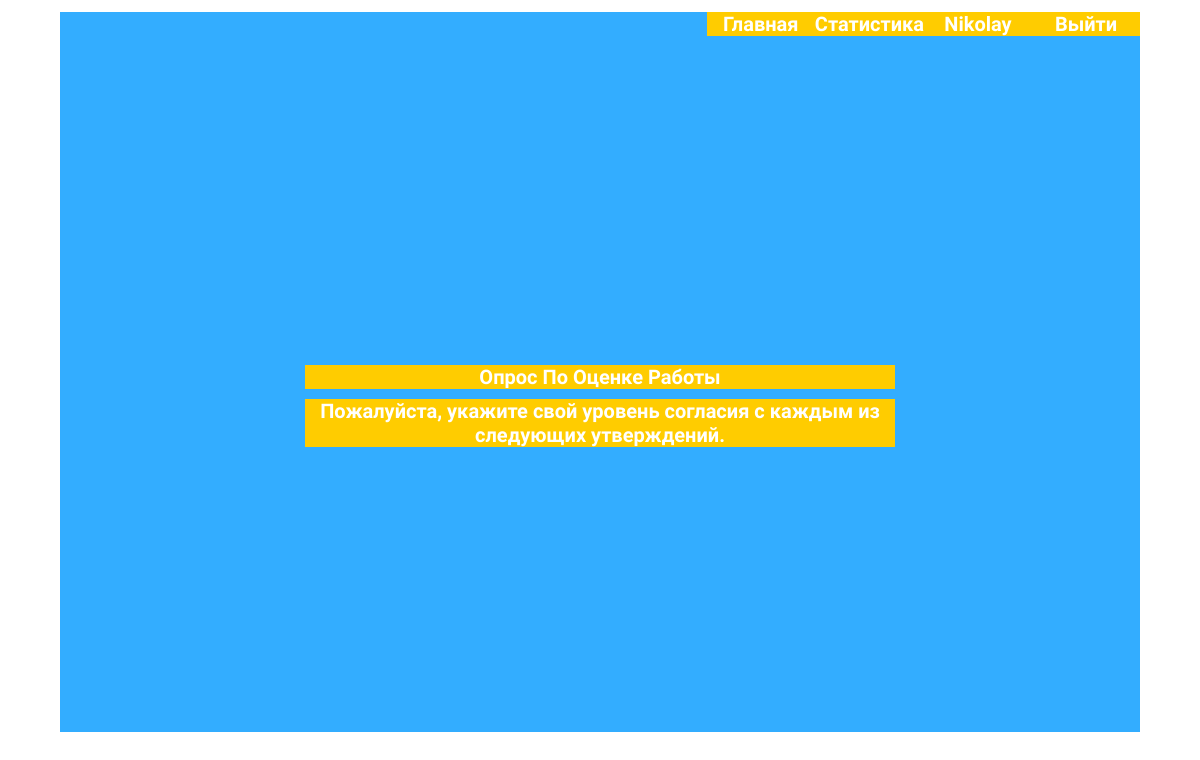
The page / (signed in) on the database its author committed.
### tests_app/models.py (models this page shows)
class TestsNames(models.Model):
    test_name = models.CharField('Наименование теста', max_length=1000)
    def __str__(self):
        return self.test_name
    class Meta:
        verbose_name = 'Опрос'
        verbose_name_plural = 'Опросы'
        db_table = 'TestsNames'

### tests_app/views.py (the view)
# urls.py: path('', views.index, name='home'),
def index(request):
    tests = TestsNames.objects.all()
    return render(request, 'tests_app/index.html', {'tests_names': tests})

### tests_app/templates/tests_app/index.html
{% extends 'tests_app/base.html' %}
{% block content %}
<ul class="tests_list">
    {% for test in tests_names %}
    <li class="test"><a href="{% url 'test_detail' test.id %}">{{ test }}</a></li>
    {% endfor %}
</ul>
{% endblock %}

### tests_app/templates/tests_app/base.html (shortened to what this page needs)
<!DOCTYPE html>
{% load static %}
<html>
<head>
    <link rel="stylesheet" href="{% static 'tests_app/style.css' %}">
</head>
<body>
<div class="container">
    <div class="header">
        <ul id="header-menu">
            <li class="header-menu-point"><a href="{% url 'home' %}">Главная</a></li>
            <li class="header-menu-point"><a href="{% url 'status' %}">Статистика</a></li>
            {% if request.user.is_authenticated %}
            <li class="header-menu-point"><a href="{% url 'login_detail' user.id %}">{{ user.username }}</a></li>
            <li class="header-menu-point"><a href="{% url 'logout' %}">Выйти</a></li>
            {% else %}
            <li class="header-menu-point"><a href="{% url 'register' %}">Регистрация</a></li>
            <li class="header-menu-point"><a href="{% url 'login' %}">Войти</a></li>
            {% endif %}
        </ul>
    </div>
    {% block content %} {% endblock %}
</div>
</body>
</html>

### tests_app/static/tests_app/style.css (style rules this page uses)
:root { --main-yellow-color: #ffcc00; --main-orange-color: #feab3a; --main-light-blue-color: #33ADFF; }
* { margin: 0; padding: 0; box-sizing: border-box; font-family: 'Open Sans Condensed', sans-serif; }
html, body { width: 100%; height: 100%; }
.container { width: 90%; height: 90%; margin: 1% auto 1% auto; background-color: var(--main-light-blue-color); }
.header ul { list-style-type: none; display: flex; justify-content: flex-end; }
.header li { font-weight: bold; font-size: 20px; color: red; flex-basis: 10%; text-align: center; background-color: var(--main-yellow-color); animation: shake2 1s; animation-iteration-count: infinite; }
a { display: block; width: 100%; height: 100%; font-weight: bold; font-size: 20px; text-decoration: none; color: white; }
.tests_list { width: 50%; position: absolute; top: 50%; left: 50%; margin-right: -50%; transform: translate(-50%, -50%); list-style-type: none; display: flex; flex-direction: column; overflow: auto; }
.test { margin: 5px; font-weight: bold; font-size: 20px; text-align: center; background-color: var(--main-yellow-color); color:white; }

### rows shown on the page
TestsNames: test_name "Опрос По Оценке Работы"
TestsNames: test_name "Пожалуйста, укажите свой уровень согласия с каждым из следующих утверждений."

### other values the page prints
{{ user.username }} "Nikolay"
